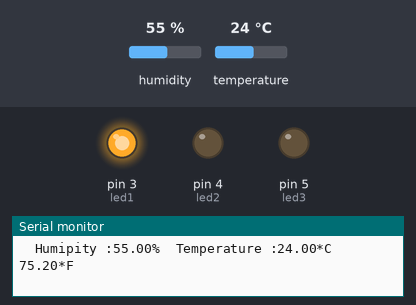
Bench run of a sketch on a simulated Arduino Uno, built with avr-gcc and run on an emulated ATmega328P. Shown: output pins drawn as LEDs (lit = HIGH), the last lines printed to the serial monitor. The inputs (shaded band) are chosen by the test bench; at power-on: temperature 24 °C, humidity 55 %.

Above: at 2.8 s.
2.9 s: temperature set to 29.5 °C
7.2 s: temperature set to 30.8 °C
At 10.4 s:
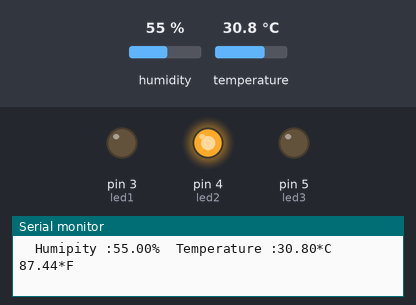
11.5 s: temperature set to 35.5 °C
15.2 s: temperature set to 36.8 °C
At 18.7 s:
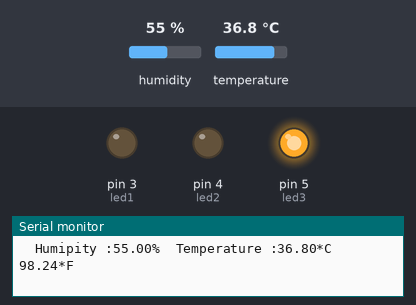
19.5 s: temperature set to 40.6 °C
23.2 s: temperature set to 41.4 °C
At 26.9 s:
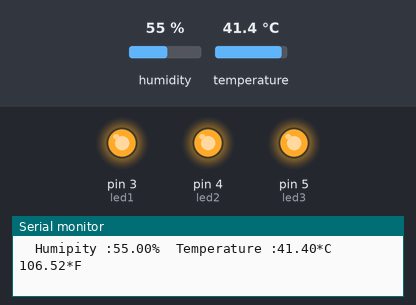
Timing chart, 0 to 28.4 s (numbered marks = the images above; inputs shaded):
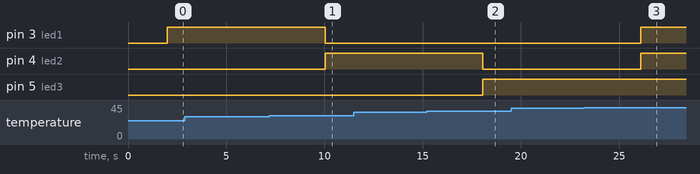

Measured:
- the behaviour switches between 30 and 30.1 °C on temperature (found by bisection; images 0 and 1)
- the behaviour switches between 36 and 36.1 °C on temperature (found by bisection; images 1 and 2)
- the behaviour switches between 41 and 41.1 °C on temperature (found by bisection; images 2 and 3)
- after the input at 7.2 s, pin 3 (led1): HIGH → LOW after 2.8 s; pin 4 (led2): LOW → HIGH after 2.8 s
- after the input at 15.2 s, pin 4 (led2): HIGH → LOW after 2.9 s; pin 5 (led3): LOW → HIGH after 2.9 s
- after the input at 23.2 s, pin 3 (led1), pin 4 (led2): LOW → HIGH after 2.9 s

The sketch:

temperature004.ino
```cpp
#include "DHT.h"
#define led1 3
#define led2 4
#define led3 5

DHT dht;

void setup()
{
  pinMode(led1,OUTPUT);
  pinMode(led2,OUTPUT);
  pinMode(led3,OUTPUT);
  Serial.begin(9600);
  dht.setup(2);
}

void loop()
{
  float humidity = dht.getHumidity();
  float temperature = dht.getTemperature();
  Serial.print("\tHumipity :");Serial.print(humidity);Serial.print("%");
  Serial.print("\tTemperature :");Serial.print(temperature);Serial.print("*C");
  Serial.print("\t");Serial.print(dht.toFahrenheit(temperature));Serial.println("*F");
  delay(2000);
  if(temperature<=30){
    digitalWrite(led1,HIGH);
    digitalWrite(led2,LOW);
    digitalWrite(led3,LOW);
  }
  else if((temperature>30)&&(temperature<=36)){
    digitalWrite(led1,LOW);
    digitalWrite(led2,HIGH);
    digitalWrite(led3,LOW);
  }
  else if((temperature>36)&&(temperature<=41)){
    digitalWrite(led1,LOW);
    digitalWrite(led2,LOW);
    digitalWrite(led3,HIGH);
  }
  else{
    digitalWrite(led1,HIGH);
    digitalWrite(led2,HIGH);
    digitalWrite(led3,HIGH);
  }
}
```
